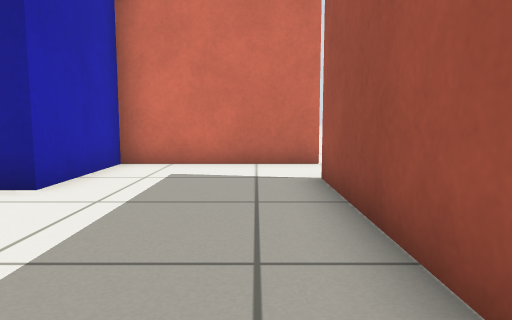
view 1 (above)

17 first-person views from a walk through a Gazebo world. The camera is 0.5 m above the floor, tilts 6° down and sees 70° across. The floor is counted in squares, 0.5 m on a side. Each view is taken from the middle of a square. On the plan, view 1 faces up. The plan holds only what a view shows up to about 13 squares ahead; the rest is blank.

view 2
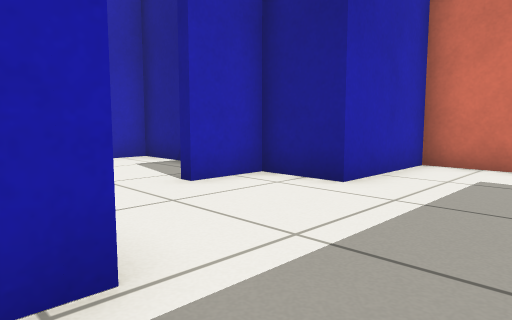

view 3
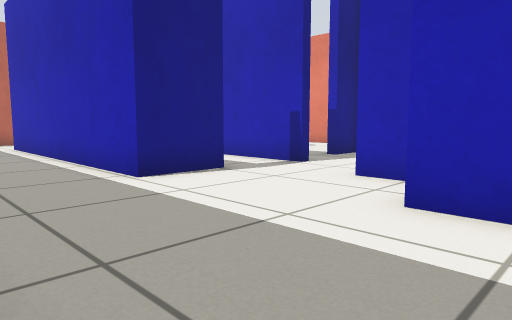

view 4
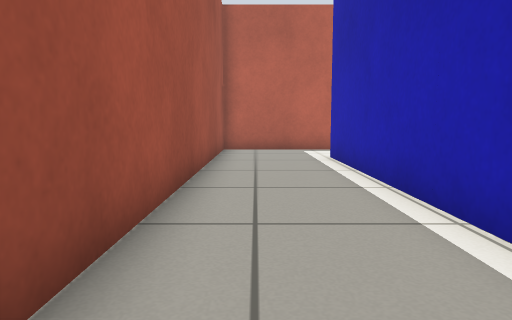

view 5
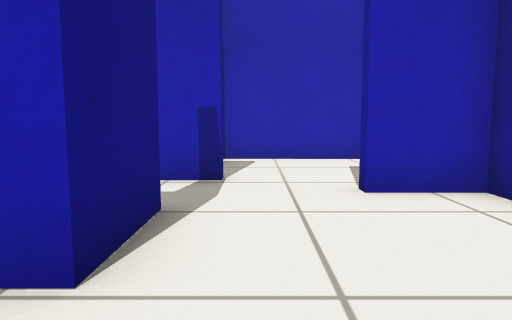

view 6
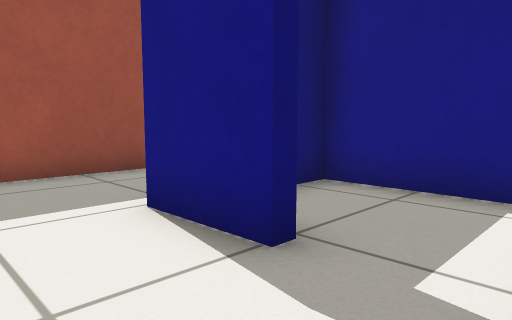

view 7
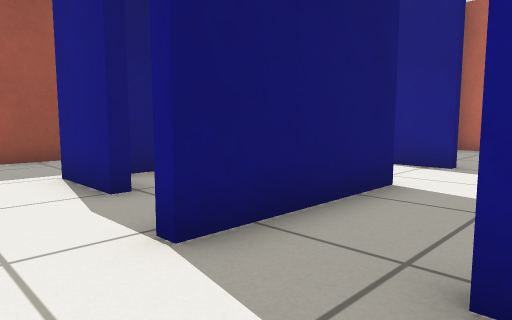

view 8
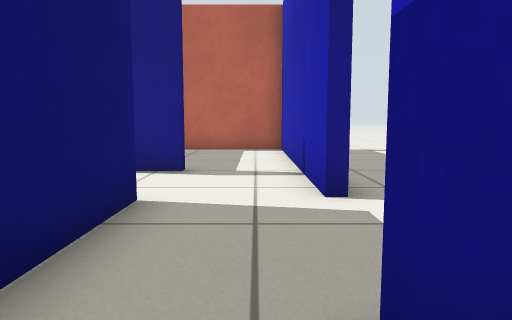

view 9
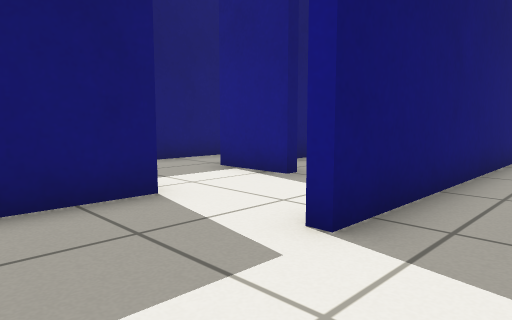

view 10
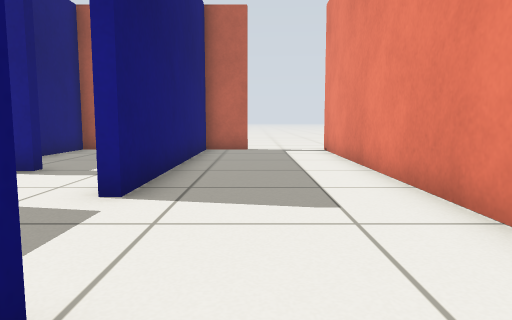

view 11
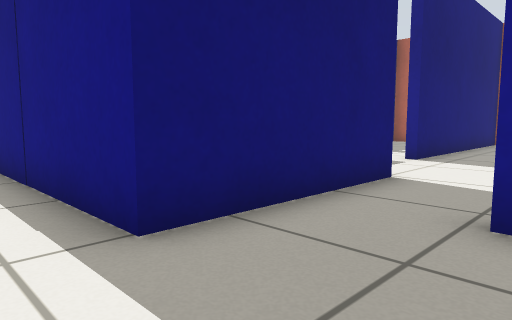

view 12
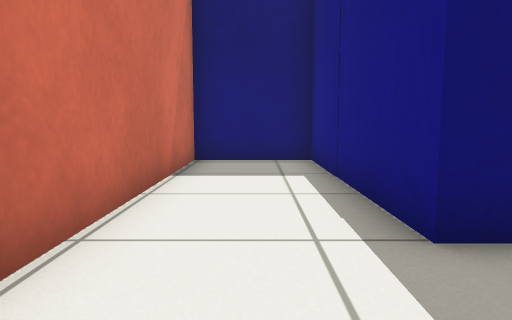

view 13
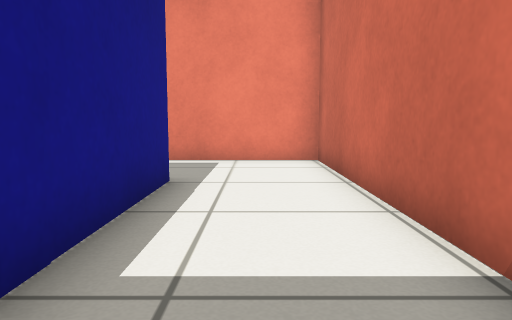

view 14
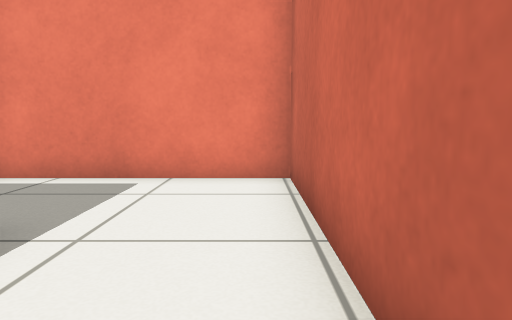

view 15
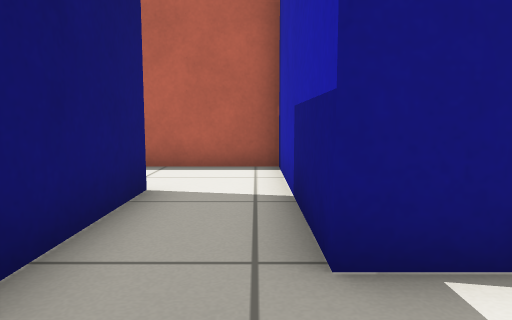

view 16
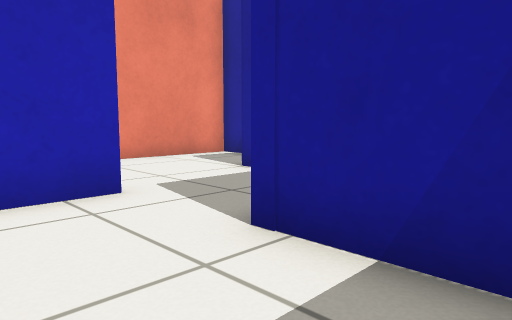

view 17
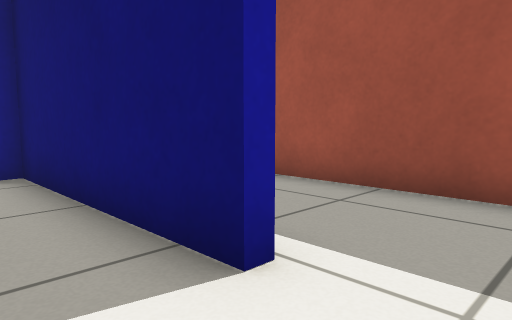

### Floor plan
Ten units are one square. View 1 is at (0, 0); x grows to the right and y downward. Boxes are objects, and circles mark ways between rooms. Rooms are numbered by the first view taken in them; rooms with no view inside come last. Other rooms are left out.
<svg viewBox="-139 -91 159 207">
<path fill="none" stroke="#000" d="M-41 -5 -41 -9 -21 -9 -21 83 -24 83M-62 -15 -62 -5M-65 -5 -65 -15M-32 -53 -51 -53 -51 -35 -55 -35M-79 -53 -98 -53 -98 -9 -85 -9 -85 -5M-25 111 12 111 12 -54M12 -54 12 -64M15 -86 -32 -86 -32 -53M-108 111 -92 111 -92 27M-101 -6 -101 -16M-134 -14 -134 111M-125 -29 -134 -29 -134 -14M-101 -16 -101 -55 -35 -55 -35 -86 -134 -86 -134 -34M-65 53 -45 53 -45 111 -25 111M-24 83 -24 25M-44 26 -65 26M-65 57 -65 53M-65 26 -65 -5M-89 27 -89 111 -48 111 -48 77M-62 -5 -62 16M-51 23 -24 23 -24 1"/>
<circle cx="-10" cy="-60" r="3" fill="#2a7"/>
<circle cx="-20" cy="95" r="3" fill="#2a7"/>
<circle cx="-75" cy="-10" r="3" fill="#2a7"/>
<circle cx="-50" cy="-10" r="3" fill="#2a7"/>
<circle cx="10" cy="-75" r="3" fill="#2a7"/>
<circle cx="-120" cy="-20" r="3" fill="#2a7"/>
<circle cx="-90" cy="10" r="3" fill="#2a7"/>
<circle cx="-55" cy="35" r="3" fill="#2a7"/>
<text x="-10" y="0">1</text>
<text x="-10" y="-70">2</text>
<text x="-100" y="60">3</text>
<text x="-100" y="-60">4</text>
<text x="-40" y="60">5</text>
<text x="-70" y="60">6</text>
<text x="-40" y="0">7</text>
</svg>
Room 1 opens to room 2. Room 1 opens to room 5. Room 1 opens to room 6. Room 1 opens to room 7. Room 2 opens to room 3. Room 3 opens to room 4. Room 3 opens to room 6. Room 5 opens to room 6.

Where each view was taken, in squares from view 1:
view 1: 0 up, 0 right, facing up
view 2: 0 up, 0 right, facing up-left
view 3: 7 up, 1 right, facing down-left
view 4: 2 up, 0 right, facing down
view 5: 2 up, 0 right, facing left
view 6: 3 up, 6 left, facing down-right
view 7: 3 up, 9 left, facing down-right
view 8: 2 up, 8 left, facing down
view 9: 0 up, 11 left, facing down-right
view 10: 2 up, 11 left, facing down
view 11: 7 up, 13 left, facing down-right
view 12: 7 up, 13 left, facing right
view 13: 7 up, 4 left, facing left
view 14: 8 up, 7 left, facing left
view 15: 3 down, 4 left, facing down
view 16: 5 down, 4 left, facing up-left
view 17: 10 down, 4 left, facing up-right
